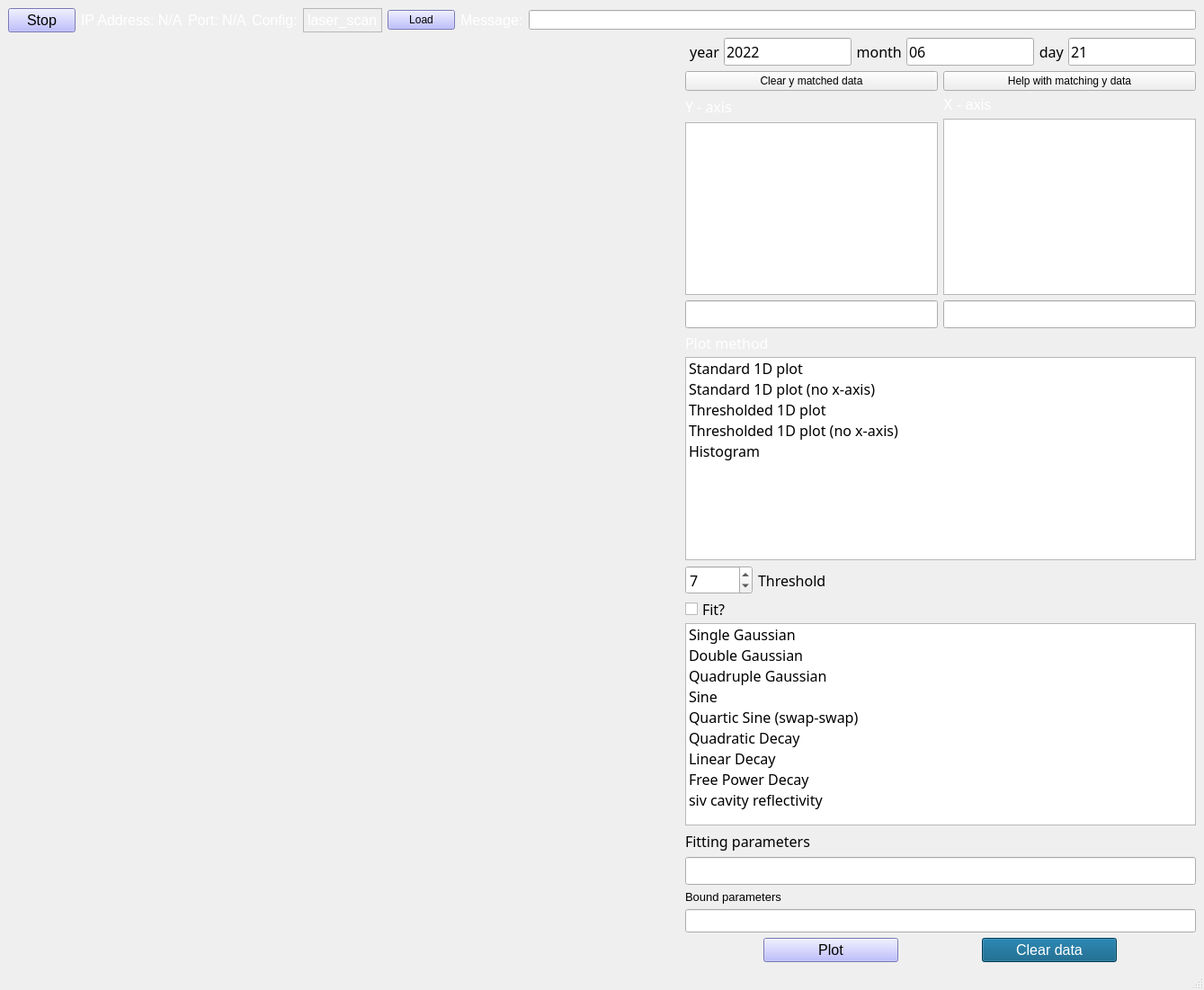
<?xml version="1.0" encoding="UTF-8"?>
<ui version="4.0">
 <class>MainWindow</class>
 <widget class="QMainWindow" name="MainWindow">
  <property name="geometry">
   <rect>
    <x>0</x>
    <y>0</y>
    <width>1339</width>
    <height>1101</height>
   </rect>
  </property>
  <property name="sizePolicy">
   <sizepolicy hsizetype="Expanding" vsizetype="Expanding">
    <horstretch>0</horstretch>
    <verstretch>0</verstretch>
   </sizepolicy>
  </property>
  <property name="windowTitle">
   <string>Data Visualizer</string>
  </property>
  <property name="styleSheet">
   <string notr="true"/>
  </property>
  <widget class="QWidget" name="centralwidget">
   <layout class="QVBoxLayout" name="verticalLayout">
    <item>
     <layout class="QHBoxLayout" name="horizontalLayout">
      <property name="sizeConstraint">
       <enum>QLayout::SetMinimumSize</enum>
      </property>
      <item>
       <widget class="QPushButton" name="stop_button">
        <property name="maximumSize">
         <size>
          <width>75</width>
          <height>50</height>
         </size>
        </property>
        <property name="font">
         <font>
          <pointsize>12</pointsize>
          <weight>50</weight>
          <italic>false</italic>
          <bold>false</bold>
         </font>
        </property>
        <property name="styleSheet">
         <string notr="true">background-color: rgb(170, 170, 255);</string>
        </property>
        <property name="text">
         <string>Stop</string>
        </property>
        <property name="checkable">
         <bool>true</bool>
        </property>
       </widget>
      </item>
      <item>
       <widget class="QLabel" name="ip_label">
        <property name="maximumSize">
         <size>
          <width>16777215</width>
          <height>50</height>
         </size>
        </property>
        <property name="font">
         <font>
          <pointsize>12</pointsize>
          <weight>50</weight>
          <italic>false</italic>
          <bold>false</bold>
         </font>
        </property>
        <property name="styleSheet">
         <string notr="true">color: rgb(255, 255, 255);</string>
        </property>
        <property name="text">
         <string>IP Address: N/A</string>
        </property>
       </widget>
      </item>
      <item>
       <widget class="QLabel" name="port_label">
        <property name="maximumSize">
         <size>
          <width>16777215</width>
          <height>50</height>
         </size>
        </property>
        <property name="font">
         <font>
          <pointsize>12</pointsize>
          <weight>50</weight>
          <italic>false</italic>
          <bold>false</bold>
         </font>
        </property>
        <property name="styleSheet">
         <string notr="true">color: rgb(255, 255, 255);</string>
        </property>
        <property name="text">
         <string>Port: N/A</string>
        </property>
       </widget>
      </item>
      <item>
       <widget class="QLabel" name="param_7">
        <property name="maximumSize">
         <size>
          <width>16777215</width>
          <height>16777215</height>
         </size>
        </property>
        <property name="font">
         <font>
          <pointsize>12</pointsize>
          <weight>50</weight>
          <italic>false</italic>
          <bold>false</bold>
         </font>
        </property>
        <property name="styleSheet">
         <string notr="true">color: rgb(255, 255, 255);</string>
        </property>
        <property name="text">
         <string>Config:</string>
        </property>
       </widget>
      </item>
      <item>
       <widget class="QLabel" name="config">
        <property name="maximumSize">
         <size>
          <width>16777215</width>
          <height>16777215</height>
         </size>
        </property>
        <property name="font">
         <font>
          <pointsize>12</pointsize>
          <weight>50</weight>
          <italic>false</italic>
          <bold>false</bold>
         </font>
        </property>
        <property name="styleSheet">
         <string notr="true">color: rgb(255, 255, 255);</string>
        </property>
        <property name="frameShape">
         <enum>QFrame::StyledPanel</enum>
        </property>
        <property name="text">
         <string>laser_scan</string>
        </property>
       </widget>
      </item>
      <item>
       <widget class="QPushButton" name="load_config">
        <property name="maximumSize">
         <size>
          <width>75</width>
          <height>16777215</height>
         </size>
        </property>
        <property name="styleSheet">
         <string notr="true">background-color: rgb(170, 170, 255);</string>
        </property>
        <property name="text">
         <string>Load</string>
        </property>
       </widget>
      </item>
      <item>
       <widget class="QLabel" name="param_8">
        <property name="maximumSize">
         <size>
          <width>16777215</width>
          <height>16777215</height>
         </size>
        </property>
        <property name="font">
         <font>
          <pointsize>12</pointsize>
          <weight>50</weight>
          <italic>false</italic>
          <bold>false</bold>
         </font>
        </property>
        <property name="styleSheet">
         <string notr="true">color: rgb(255, 255, 255);</string>
        </property>
        <property name="text">
         <string>Message:</string>
        </property>
       </widget>
      </item>
      <item>
       <widget class="QLineEdit" name="warning_msg">
        <property name="styleSheet">
         <string notr="true">color: rgb(255,255,255);
font: 25 12pt &quot;Calibri Light&quot;;</string>
        </property>
        <property name="text">
         <string/>
        </property>
       </widget>
      </item>
     </layout>
    </item>
    <item>
     <layout class="QHBoxLayout" name="horizontalLayout_2" stretch="1,0">
      <item>
       <layout class="QVBoxLayout" name="graph_layout"/>
      </item>
      <item>
       <layout class="QVBoxLayout" name="verticalLayout_4" stretch="0,0,0,0,0,0,0,0,0,0,0,0">
        <property name="sizeConstraint">
         <enum>QLayout::SetNoConstraint</enum>
        </property>
        <item>
         <layout class="QHBoxLayout" name="horizontalLayout_3">
          <property name="spacing">
           <number>1</number>
          </property>
          <property name="sizeConstraint">
           <enum>QLayout::SetDefaultConstraint</enum>
          </property>
          <item>
           <widget class="QLabel" name="label_5">
            <property name="maximumSize">
             <size>
              <width>16777215</width>
              <height>34</height>
             </size>
            </property>
            <property name="font">
             <font>
              <family>Calibri Light</family>
              <pointsize>12</pointsize>
             </font>
            </property>
            <property name="text">
             <string> year </string>
            </property>
            <property name="alignment">
             <set>Qt::AlignRight|Qt::AlignTrailing|Qt::AlignVCenter</set>
            </property>
           </widget>
          </item>
          <item>
           <widget class="QLineEdit" name="year_val">
            <property name="font">
             <font>
              <family>Calibri Light</family>
              <pointsize>12</pointsize>
             </font>
            </property>
            <property name="text">
             <string>2022</string>
            </property>
           </widget>
          </item>
          <item>
           <widget class="QLabel" name="label_2">
            <property name="maximumSize">
             <size>
              <width>16777215</width>
              <height>34</height>
             </size>
            </property>
            <property name="font">
             <font>
              <family>Calibri Light</family>
              <pointsize>12</pointsize>
             </font>
            </property>
            <property name="text">
             <string> month </string>
            </property>
            <property name="alignment">
             <set>Qt::AlignRight|Qt::AlignTrailing|Qt::AlignVCenter</set>
            </property>
           </widget>
          </item>
          <item>
           <widget class="QLineEdit" name="month_val">
            <property name="font">
             <font>
              <family>Calibri Light</family>
              <pointsize>12</pointsize>
             </font>
            </property>
            <property name="text">
             <string>06</string>
            </property>
           </widget>
          </item>
          <item>
           <widget class="QLabel" name="label">
            <property name="maximumSize">
             <size>
              <width>16777215</width>
              <height>34</height>
             </size>
            </property>
            <property name="font">
             <font>
              <family>Calibri Light</family>
              <pointsize>12</pointsize>
             </font>
            </property>
            <property name="text">
             <string> day </string>
            </property>
            <property name="alignment">
             <set>Qt::AlignRight|Qt::AlignTrailing|Qt::AlignVCenter</set>
            </property>
           </widget>
          </item>
          <item>
           <widget class="QLineEdit" name="day_val">
            <property name="font">
             <font>
              <family>Calibri Light</family>
              <pointsize>12</pointsize>
             </font>
            </property>
            <property name="text">
             <string>21</string>
            </property>
           </widget>
          </item>
         </layout>
        </item>
        <item>
         <layout class="QHBoxLayout" name="horizontalLayout_9">
          <item>
           <layout class="QVBoxLayout" name="verticalLayout_2">
            <item>
             <widget class="QPushButton" name="clear_y_matching">
              <property name="text">
               <string>Clear y matched data</string>
              </property>
             </widget>
            </item>
            <item>
             <widget class="QLabel" name="param_5">
              <property name="maximumSize">
               <size>
                <width>16777215</width>
                <height>16777215</height>
               </size>
              </property>
              <property name="font">
               <font>
                <family>Calibri Light</family>
                <pointsize>12</pointsize>
                <weight>50</weight>
                <italic>false</italic>
                <bold>false</bold>
               </font>
              </property>
              <property name="styleSheet">
               <string notr="true">color: rgb(255, 255, 255);</string>
              </property>
              <property name="text">
               <string>Y - axis</string>
              </property>
             </widget>
            </item>
            <item>
             <widget class="QListWidget" name="y_data">
              <property name="styleSheet">
               <string notr="true">color: rgb(0, 170, 127);
font: 25 12pt &quot;Calibri Light&quot;;</string>
              </property>
              <property name="frameShape">
               <enum>QFrame::StyledPanel</enum>
              </property>
             </widget>
            </item>
            <item>
             <widget class="QLineEdit" name="y_data_searchbar">
              <property name="font">
               <font>
                <family>Calibri Light</family>
                <pointsize>12</pointsize>
               </font>
              </property>
             </widget>
            </item>
           </layout>
          </item>
          <item>
           <layout class="QVBoxLayout" name="verticalLayout_3">
            <item>
             <widget class="QPushButton" name="y_match_check">
              <property name="text">
               <string>Help with matching y data</string>
              </property>
             </widget>
            </item>
            <item>
             <widget class="QLabel" name="param_6">
              <property name="maximumSize">
               <size>
                <width>16777215</width>
                <height>16777215</height>
               </size>
              </property>
              <property name="font">
               <font>
                <pointsize>12</pointsize>
                <weight>50</weight>
                <italic>false</italic>
                <bold>false</bold>
               </font>
              </property>
              <property name="styleSheet">
               <string notr="true">color: rgb(255, 255, 255);</string>
              </property>
              <property name="text">
               <string>X - axis</string>
              </property>
             </widget>
            </item>
            <item>
             <widget class="QListWidget" name="x_data">
              <property name="styleSheet">
               <string notr="true">color: rgb(85, 170, 255);
font: 25 12pt &quot;Calibri Light&quot;;</string>
              </property>
              <property name="frameShape">
               <enum>QFrame::StyledPanel</enum>
              </property>
             </widget>
            </item>
            <item>
             <widget class="QLineEdit" name="x_data_searchbar">
              <property name="font">
               <font>
                <family>Calibri Light</family>
                <pointsize>12</pointsize>
               </font>
              </property>
             </widget>
            </item>
           </layout>
          </item>
         </layout>
        </item>
        <item>
         <widget class="QLabel" name="label_3">
          <property name="maximumSize">
           <size>
            <width>16777215</width>
            <height>20</height>
           </size>
          </property>
          <property name="font">
           <font>
            <family>Calibri Light</family>
            <pointsize>12</pointsize>
           </font>
          </property>
          <property name="styleSheet">
           <string notr="true">color: rgb(255, 255, 255);</string>
          </property>
          <property name="text">
           <string>Plot method</string>
          </property>
         </widget>
        </item>
        <item>
         <widget class="QListWidget" name="plot_method">
          <property name="font">
           <font>
            <family>Calibri Light</family>
            <pointsize>12</pointsize>
           </font>
          </property>
          <item>
           <property name="text">
            <string>Standard 1D plot</string>
           </property>
          </item>
          <item>
           <property name="text">
            <string>Standard 1D plot (no x-axis)</string>
           </property>
          </item>
          <item>
           <property name="text">
            <string>Thresholded 1D plot</string>
           </property>
          </item>
          <item>
           <property name="text">
            <string>Thresholded 1D plot (no x-axis)</string>
           </property>
          </item>
          <item>
           <property name="text">
            <string>Histogram</string>
           </property>
          </item>
         </widget>
        </item>
        <item>
         <layout class="QHBoxLayout" name="horizontalLayout_4">
          <item>
           <widget class="QSpinBox" name="thrsh_val">
            <property name="maximumSize">
             <size>
              <width>75</width>
              <height>16777215</height>
             </size>
            </property>
            <property name="font">
             <font>
              <family>Calibri Light</family>
              <pointsize>12</pointsize>
             </font>
            </property>
            <property name="value">
             <number>7</number>
            </property>
           </widget>
          </item>
          <item>
           <widget class="QLabel" name="label_6">
            <property name="font">
             <font>
              <family>Calibri Light</family>
              <pointsize>12</pointsize>
             </font>
            </property>
            <property name="text">
             <string>Threshold</string>
            </property>
           </widget>
          </item>
         </layout>
        </item>
        <item>
         <widget class="QCheckBox" name="fit_check">
          <property name="maximumSize">
           <size>
            <width>16777215</width>
            <height>20</height>
           </size>
          </property>
          <property name="font">
           <font>
            <family>Calibri Light</family>
            <pointsize>12</pointsize>
           </font>
          </property>
          <property name="text">
           <string>Fit?</string>
          </property>
         </widget>
        </item>
        <item>
         <widget class="QListWidget" name="fit_method">
          <property name="font">
           <font>
            <family>Calibri Light</family>
            <pointsize>12</pointsize>
           </font>
          </property>
          <item>
           <property name="text">
            <string>Single Gaussian</string>
           </property>
          </item>
          <item>
           <property name="text">
            <string>Double Gaussian</string>
           </property>
          </item>
          <item>
           <property name="text">
            <string>Quadruple Gaussian</string>
           </property>
          </item>
          <item>
           <property name="text">
            <string>Sine</string>
           </property>
          </item>
          <item>
           <property name="text">
            <string>Quartic Sine (swap-swap)</string>
           </property>
          </item>
          <item>
           <property name="text">
            <string>Quadratic Decay</string>
           </property>
          </item>
          <item>
           <property name="text">
            <string>Linear Decay</string>
           </property>
          </item>
          <item>
           <property name="text">
            <string>Free Power Decay</string>
           </property>
          </item>
          <item>
           <property name="text">
            <string>siv cavity reflectivity</string>
           </property>
          </item>
         </widget>
        </item>
        <item>
         <widget class="QLabel" name="fit_param">
          <property name="font">
           <font>
            <family>Calibri Light</family>
            <pointsize>12</pointsize>
           </font>
          </property>
          <property name="text">
           <string>Fitting parameters</string>
          </property>
          <property name="textInteractionFlags">
           <set>Qt::LinksAccessibleByMouse|Qt::TextSelectableByKeyboard|Qt::TextSelectableByMouse</set>
          </property>
         </widget>
        </item>
        <item>
         <widget class="QLineEdit" name="p0_val">
          <property name="font">
           <font>
            <family>Calibri Light</family>
            <pointsize>12</pointsize>
           </font>
          </property>
         </widget>
        </item>
        <item>
         <widget class="QLabel" name="nofit_param">
          <property name="font">
           <font>
            <pointsize>10</pointsize>
            <weight>50</weight>
            <bold>false</bold>
           </font>
          </property>
          <property name="text">
           <string>Bound parameters</string>
          </property>
         </widget>
        </item>
        <item>
         <widget class="QLineEdit" name="nofit_val">
          <property name="font">
           <font>
            <pointsize>11</pointsize>
           </font>
          </property>
         </widget>
        </item>
        <item>
         <layout class="QHBoxLayout" name="horizontalLayout_7">
          <property name="spacing">
           <number>6</number>
          </property>
          <item>
           <widget class="QPushButton" name="plot">
            <property name="maximumSize">
             <size>
              <width>150</width>
              <height>16777215</height>
             </size>
            </property>
            <property name="font">
             <font>
              <pointsize>12</pointsize>
              <weight>50</weight>
              <italic>false</italic>
              <bold>false</bold>
             </font>
            </property>
            <property name="styleSheet">
             <string notr="true">background-color: rgb(170, 170, 255);</string>
            </property>
            <property name="text">
             <string>Plot</string>
            </property>
            <property name="checkable">
             <bool>false</bool>
            </property>
           </widget>
          </item>
          <item>
           <widget class="QPushButton" name="clear_data">
            <property name="maximumSize">
             <size>
              <width>150</width>
              <height>16777215</height>
             </size>
            </property>
            <property name="font">
             <font>
              <pointsize>12</pointsize>
              <weight>50</weight>
              <italic>false</italic>
              <bold>false</bold>
             </font>
            </property>
            <property name="styleSheet">
             <string notr="true">background-color: rgb(0, 85, 127);
color: rgb(255, 255, 255);</string>
            </property>
            <property name="text">
             <string>Clear data</string>
            </property>
            <property name="checkable">
             <bool>false</bool>
            </property>
           </widget>
          </item>
         </layout>
        </item>
       </layout>
      </item>
     </layout>
    </item>
   </layout>
  </widget>
  <widget class="QMenuBar" name="menubar">
   <property name="geometry">
    <rect>
     <x>0</x>
     <y>0</y>
     <width>1339</width>
     <height>21</height>
    </rect>
   </property>
  </widget>
  <widget class="QStatusBar" name="statusbar"/>
 </widget>
 <resources/>
 <connections/>
</ui>
